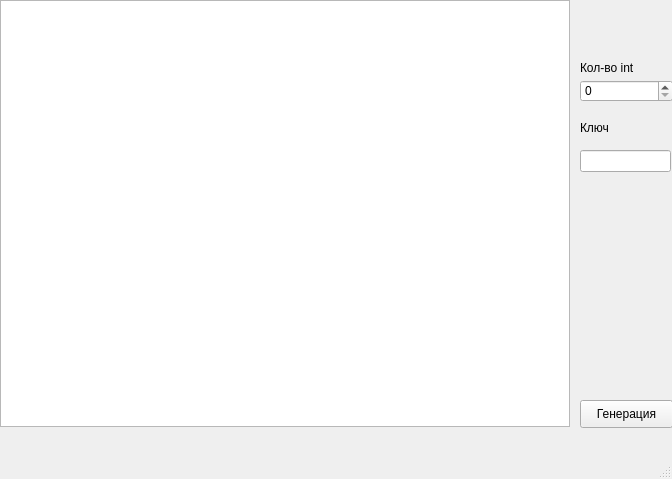
<?xml version="1.0" encoding="UTF-8"?>
<ui version="4.0">
 <class>MainWindow</class>
 <widget class="QMainWindow" name="MainWindow">
  <property name="geometry">
   <rect>
    <x>0</x>
    <y>0</y>
    <width>672</width>
    <height>479</height>
   </rect>
  </property>
  <property name="windowTitle">
   <string>MainWindow</string>
  </property>
  <widget class="QWidget" name="centralwidget">
   <widget class="QPushButton" name="do_2">
    <property name="geometry">
     <rect>
      <x>580</x>
      <y>400</y>
      <width>93</width>
      <height>28</height>
     </rect>
    </property>
    <property name="text">
     <string>Генерация</string>
    </property>
   </widget>
   <widget class="QTextBrowser" name="display">
    <property name="geometry">
     <rect>
      <x>0</x>
      <y>0</y>
      <width>570</width>
      <height>427</height>
     </rect>
    </property>
   </widget>
   <widget class="QLabel" name="label_2">
    <property name="geometry">
     <rect>
      <x>580</x>
      <y>60</y>
      <width>71</width>
      <height>16</height>
     </rect>
    </property>
    <property name="text">
     <string>Кол-во int</string>
    </property>
   </widget>
   <widget class="QSpinBox" name="spinBox_2">
    <property name="geometry">
     <rect>
      <x>580</x>
      <y>80</y>
      <width>93</width>
      <height>22</height>
     </rect>
    </property>
   </widget>
   <widget class="QLabel" name="label_3">
    <property name="geometry">
     <rect>
      <x>580</x>
      <y>120</y>
      <width>71</width>
      <height>16</height>
     </rect>
    </property>
    <property name="text">
     <string>Ключ</string>
    </property>
   </widget>
   <widget class="QLineEdit" name="lineEdit">
    <property name="geometry">
     <rect>
      <x>580</x>
      <y>150</y>
      <width>91</width>
      <height>22</height>
     </rect>
    </property>
    <property name="maxLength">
     <number>12</number>
    </property>
   </widget>
  </widget>
  <widget class="QMenuBar" name="menubar">
   <property name="geometry">
    <rect>
     <x>0</x>
     <y>0</y>
     <width>672</width>
     <height>26</height>
    </rect>
   </property>
  </widget>
  <widget class="QStatusBar" name="statusbar"/>
 </widget>
 <resources/>
 <connections/>
</ui>
